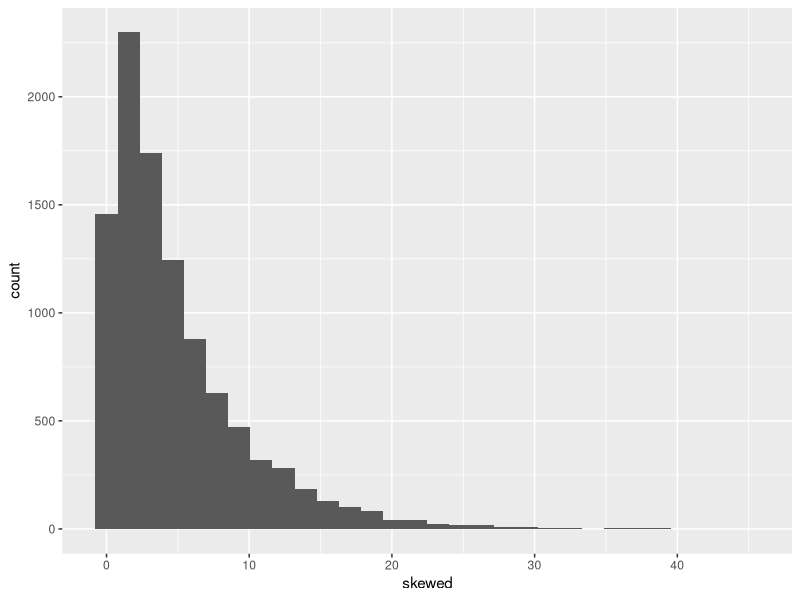

The R source for this figure:
## ---- chunk 1
#| message: false
#| warning: false

library(tidyverse)
## ---- chunk 2
data_sci <- list(
  anoka = c("Halloween", "Capital", "World", "of", "the"),
  our_first_tibble = mpg,
  numbers = 1:25 * 2,
  halloween = list(
    costumes = c("vampire", "witch", "pirate"), 
    candy = c("Reeses", "M&Ms", "Skittles"), 
    trick_or_treat = c("trick", "treat"), 
    date = mdy("October 31, 2026")
  )
)

str(data_sci)
## ---- chunk 3
# For illustration, here is a histogram of the skewed population 
#   we're sampling from
skewed <- rexp(10000, rate = 0.2)
tibble(skewed = skewed) |>
  ggplot(aes(x = skewed)) +
  geom_histogram()
